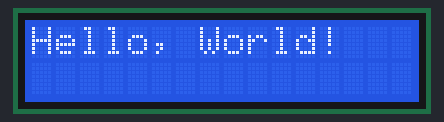
Simulated run of this sketch. Board: Arduino Uno, built with avr-gcc and run on an emulated ATmega328P. Parts: 16×2 character LCD.

Above: at 0.1 s.
At 1.1 s:
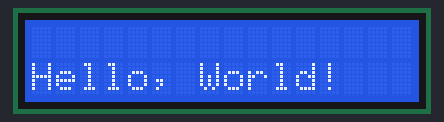

The sketch:

lcd.ino
```cpp
#include <Wire.h>
#include <LCD.h>
#include <LiquidCrystal_I2C.h>

// set the LCD number of columns and rows
int lcdColumns = 16;
int lcdRows = 2;

// set LCD address, number of columns and rows
// if you don't know your display address, run an I2C scanner sketch
//LiquidCrystal_I2C lcd(0x3F,lcdColumns, lcdRows);
  LiquidCrystal_I2C  lcd(0x3F7,2,1,0,4,5,6,7);

void setup(){
  // initialize LCD
lcd.begin (16,2); // for 16 x 2 LCD module
  lcd.setBacklightPin(3,POSITIVE);
  lcd.setBacklight(HIGH);
}

void loop(){
  // set cursor to first column, first row
  lcd.setCursor(0, 0);
  // print message
  lcd.print("Hello, World!");
  delay(1000);
  // clears the display to print new message
  lcd.clear();
  // set cursor to first column, second row
  lcd.setCursor(0,1);
  lcd.print("Hello, World!");
  delay(1000);
  lcd.clear();
}
```

Measured:
- what the display in image 1 shows lasts 1.0 s, from 1.1 s to 2.1 s
